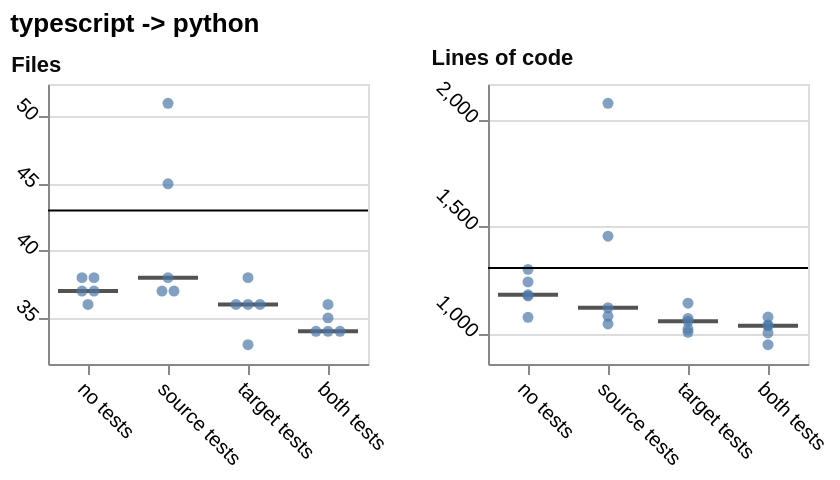

This figure's Vega-Lite source:
### Vega-Lite specification from a JSON file in a GitHub repository (floating-point values rounded to 4 significant figures)
{"config": {"view": {"continuousWidth": 300, "continuousHeight": 300}, "axis": {"labelAngle": 45}}, "concat": [{"layer": [{"mark": {"type": "tick", "color": "#0b0b0b", "opacity": 0.7, "size": 30, "thickness": 2}, "encoding": {"x": {"field": "condition", "scale": {"paddingInner": 0.25, "paddingOuter": 0.125}, "sort": ["no tests", "source tests", "target tests", "both tests"], "title": null, "type": "nominal"}, "y": {"aggregate": "median", "field": "value", "scale": {"domain": [31.56, 52.44], "nice": false}, "title": null, "type": "quantitative"}}}, {"mark": {"type": "point", "filled": true}, "encoding": {"x": {"field": "condition", "scale": {"paddingInner": 0.25, "paddingOuter": 0.125}, "sort": ["no tests", "source tests", "target tests", "both tests"], "title": null, "type": "nominal"}, "xOffset": {"field": "nudge", "scale": {"domain": [-1.0, 1.0], "range": [9.0, 21.0]}, "title": null, "type": "quantitative"}, "y": {"field": "value", "scale": {"domain": [31.56, 52.44], "nice": false}, "type": "quantitative"}}}, {"mark": {"type": "rule"}, "encoding": {"y": {"aggregate": "median", "field": "reference", "scale": {"domain": [31.56, 52.44], "nice": false}, "type": "quantitative"}}, "transform": [{"filter": {"field": "reference", "valid": true}}]}], "data": {"name": "data-2c5d230d657bbfc81c7c4bbf4de06636"}, "height": 140, "title": {"text": "Files", "anchor": "start", "color": "#0b0b0b", "fontSize": 11}, "width": 160}, {"layer": [{"mark": {"type": "tick", "color": "#0b0b0b", "opacity": 0.7, "size": 30, "thickness": 2}, "encoding": {"x": {"field": "condition", "scale": {"paddingInner": 0.25, "paddingOuter": 0.125}, "sort": ["no tests", "source tests", "target tests", "both tests"], "title": null, "type": "nominal"}, "y": {"aggregate": "median", "field": "value", "scale": {"domain": [856.8, 2165.0], "nice": false}, "title": null, "type": "quantitative"}}}, {"mark": {"type": "point", "filled": true}, "encoding": {"x": {"field": "condition", "scale": {"paddingInner": 0.25, "paddingOuter": 0.125}, "sort": ["no tests", "source tests", "target tests", "both tests"], "title": null, "type": "nominal"}, "xOffset": {"field": "nudge", "scale": {"domain": [-1.0, 1.0], "range": [9.0, 21.0]}, "title": null, "type": "quantitative"}, "y": {"field": "value", "scale": {"domain": [856.8, 2165.0], "nice": false}, "type": "quantitative"}}}, {"mark": {"type": "rule"}, "encoding": {"y": {"aggregate": "median", "field": "reference", "scale": {"domain": [856.8, 2165.0], "nice": false}, "type": "quantitative"}}, "transform": [{"filter": {"field": "reference", "valid": true}}]}], "data": {"name": "data-75cb386b18f768df31db0e908ce7b973"}, "height": 140, "title": {"text": "Lines of code", "anchor": "start", "color": "#0b0b0b", "fontSize": 11}, "width": 160}], "columns": 4, "title": "typescript -> python", "$schema": "https://vega.github.io/schema/vega-lite/v6.4.1.json", "datasets": {"data-2c5d230d657bbfc81c7c4bbf4de06636": [{"condition": "no tests", "layout": "kept the file layout", "metric": "file_count", "value": 37.0, "reference": 43.0, "nudge": -0.5}, {"condition": "no tests", "layout": "rebuilt the file layout", "metric": "file_count", "value": 37.0, "reference": 43.0, "nudge": 0.5}, {"condition": "no tests", "layout": "kept the file layout", "metric": "file_count", "value": 38.0, "reference": 43.0, "nudge": -0.5}, {"condition": "no tests", "layout": "rebuilt the file layout", "metric": "file_count", "value": 38.0, "reference": 43.0, "nudge": 0.5}, {"condition": "no tests", "layout": "rebuilt the file layout", "metric": "file_count", "value": 36.0, "reference": 43.0, "nudge": 0.0}, {"condition": "source tests", "layout": "kept the file layout", "metric": "file_count", "value": 37.0, "reference": 43.0, "nudge": -0.5}, {"condition": "source tests", "layout": "kept the file layout", "metric": "file_count", "value": 37.0, "reference": 43.0, "nudge": 0.5}, {"condition": "source tests", "layout": "kept the file layout", "metric": "file_count", "value": 38.0, "reference": 43.0, "nudge": 0.0}, {"condition": "source tests", "layout": "kept the file layout", "metric": "file_count", "value": 45.0, "reference": 43.0, "nudge": 0.0}, {"condition": "source tests", "layout": "kept the file layout", "metric": "file_count", "value": 51.0, "reference": 43.0, "nudge": 0.0}, {"condition": "target tests", "layout": "kept the file layout", "metric": "file_count", "value": 38.0, "reference": 43.0, "nudge": 0.0}, {"condition": "target tests", "layout": "kept the file layout", "metric": "file_count", "value": 36.0, "reference": 43.0, "nudge": -1.0}, {"condition": "target tests", "layout": "kept the file layout", "metric": "file_count", "value": 36.0, "reference": 43.0, "nudge": 0.0}, {"condition": "target tests", "layout": "kept the file layout", "metric": "file_count", "value": 36.0, "reference": 43.0, "nudge": 1.0}, {"condition": "target tests", "layout": "kept the file layout", "metric": "file_count", "value": 33.0, "reference": 43.0, "nudge": 0.0}, {"condition": "both tests", "layout": "kept the file layout", "metric": "file_count", "value": 34.0, "reference": 43.0, "nudge": -1.0}, {"condition": "both tests", "layout": "kept the file layout", "metric": "file_count", "value": 34.0, "reference": 43.0, "nudge": 0.0}, {"condition": "both tests", "layout": "kept the file layout", "metric": "file_count", "value": 34.0, "reference": 43.0, "nudge": 1.0}, {"condition": "both tests", "layout": "kept the file layout", "metric": "file_count", "value": 35.0, "reference": 43.0, "nudge": 0.0}, {"condition": "both tests", "layout": "kept the file layout", "metric": "file_count", "value": 36.0, "reference": 43.0, "nudge": 0.0}], "data-75cb386b18f768df31db0e908ce7b973": [{"condition": "no tests", "layout": "kept the file layout", "metric": "loc", "value": 1175.0, "reference": 1305.0, "nudge": 0.0}, {"condition": "no tests", "layout": "rebuilt the file layout", "metric": "loc", "value": 1299.0, "reference": 1305.0, "nudge": 0.0}, {"condition": "no tests", "layout": "kept the file layout", "metric": "loc", "value": 1180.0, "reference": 1305.0, "nudge": 0.0}, {"condition": "no tests", "layout": "rebuilt the file layout", "metric": "loc", "value": 1240.0, "reference": 1305.0, "nudge": 0.0}, {"condition": "no tests", "layout": "rebuilt the file layout", "metric": "loc", "value": 1075.0, "reference": 1305.0, "nudge": 0.0}, {"condition": "source tests", "layout": "kept the file layout", "metric": "loc", "value": 1080.0, "reference": 1305.0, "nudge": 0.0}, {"condition": "source tests", "layout": "kept the file layout", "metric": "loc", "value": 1120.0, "reference": 1305.0, "nudge": 0.0}, {"condition": "source tests", "layout": "kept the file layout", "metric": "loc", "value": 1454.0, "reference": 1305.0, "nudge": 0.0}, {"condition": "source tests", "layout": "kept the file layout", "metric": "loc", "value": 1044.0, "reference": 1305.0, "nudge": 0.0}, {"condition": "source tests", "layout": "kept the file layout", "metric": "loc", "value": 2075.0, "reference": 1305.0, "nudge": 0.0}, {"condition": "target tests", "layout": "kept the file layout", "metric": "loc", "value": 1141.0, "reference": 1305.0, "nudge": 0.0}, {"condition": "target tests", "layout": "kept the file layout", "metric": "loc", "value": 1056.0, "reference": 1305.0, "nudge": 0.0}, {"condition": "target tests", "layout": "kept the file layout", "metric": "loc", "value": 1020.0, "reference": 1305.0, "nudge": 0.0}, {"condition": "target tests", "layout": "kept the file layout", "metric": "loc", "value": 1070.0, "reference": 1305.0, "nudge": 0.0}, {"condition": "target tests", "layout": "kept the file layout", "metric": "loc", "value": 1005.0, "reference": 1305.0, "nudge": 0.0}, {"condition": "both tests", "layout": "kept the file layout", "metric": "loc", "value": 1076.0, "reference": 1305.0, "nudge": 0.0}, {"condition": "both tests", "layout": "kept the file layout", "metric": "loc", "value": 947.0, "reference": 1305.0, "nudge": 0.0}, {"condition": "both tests", "layout": "kept the file layout", "metric": "loc", "value": 1035.0, "reference": 1305.0, "nudge": 0.0}, {"condition": "both tests", "layout": "kept the file layout", "metric": "loc", "value": 1039.0, "reference": 1305.0, "nudge": 0.0}, {"condition": "both tests", "layout": "kept the file layout", "metric": "loc", "value": 1002.0, "reference": 1305.0, "nudge": 0.0}]}}
